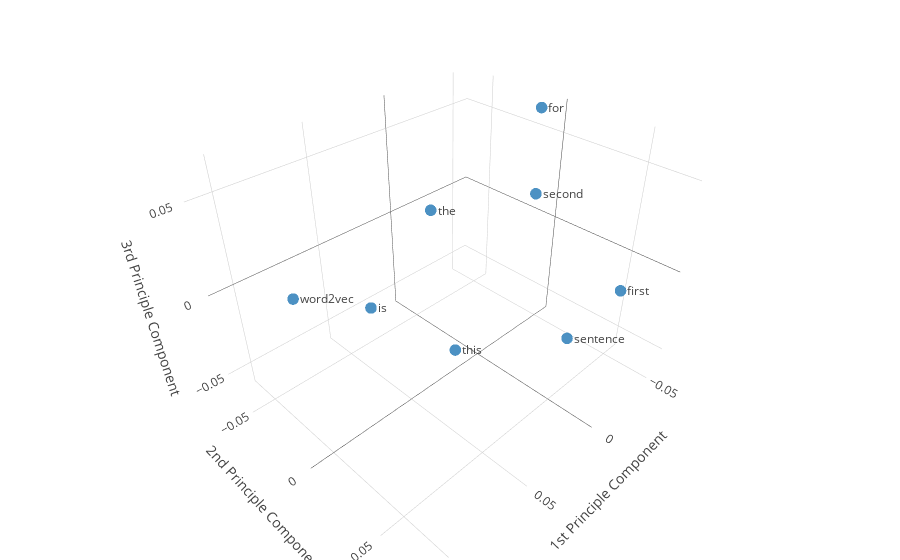

Notebook cell for this chart:
### Code cell
trace1 = go.Scatter3d(x=pca_result_df["x"], y=pca_result_df["y"], z=pca_result_df["z"],
                      mode='markers', marker={"size": 4, "opacity": 0.8},
                      text=pca_result_df["word"])
data = [trace1]

layout = go.Layout(margin={"l": 0, "r": 0, "b": 0, "t": 0}, 
                   scene={"xaxis": {"title": "1st Principle Component"}, 
                          "yaxis": {"title": "2nd Principle Component"}, 
                          "zaxis": {"title": "3rd Principle Component"},
                          "annotations": [{"showarrow": False,
                                           "x": row["x"],
                                           "y": row["y"],
                                           "z": row["z"],
                                           "text": row["word"],
                                           "xanchor": "left",
                                           "xshift": 5,
                                           "opacity": 1} for _, row in pca_result_df.iterrows()]})

iplot(go.Figure(data=data, layout=layout))

### Figure 1 — Plotly figure (JSON) as saved in the notebook; plotly's stock layout.template omitted (floating-point values rounded to 4 significant figures)
{"data": [{"marker": {"opacity": 0.8, "size": 4}, "mode": "markers", "text": ["this", "is", "the", "first", "sentence", "for", "word2vec", "second"], "type": "scatter3d", "x": [0.04287, 0.03839, -0.02689, -0.01239, -0.04231, -0.05137, 0.1081, -0.05639], "y": [0.0245, -0.04399, -0.06497, 0.07318, 0.02993, -0.008007, 0.0003218, -0.01096], "z": [-0.01899, -0.03403, -0.007985, 0.01184, -0.05951, 0.06396, 0.03247, 0.01224]}], "layout": {"margin": {"b": 0, "l": 0, "r": 0, "t": 0}, "scene": {"annotations": [{"opacity": 1, "showarrow": false, "text": "this", "x": 0.04287, "xanchor": "left", "xshift": 5, "y": 0.0245, "z": -0.01899}, {"opacity": 1, "showarrow": false, "text": "is", "x": 0.03839, "xanchor": "left", "xshift": 5, "y": -0.04399, "z": -0.03403}, {"opacity": 1, "showarrow": false, "text": "the", "x": -0.02689, "xanchor": "left", "xshift": 5, "y": -0.06497, "z": -0.007985}, {"opacity": 1, "showarrow": false, "text": "first", "x": -0.01239, "xanchor": "left", "xshift": 5, "y": 0.07318, "z": 0.01184}, {"opacity": 1, "showarrow": false, "text": "sentence", "x": -0.04231, "xanchor": "left", "xshift": 5, "y": 0.02993, "z": -0.05951}, {"opacity": 1, "showarrow": false, "text": "for", "x": -0.05137, "xanchor": "left", "xshift": 5, "y": -0.008007, "z": 0.06396}, {"opacity": 1, "showarrow": false, "text": "word2vec", "x": 0.1081, "xanchor": "left", "xshift": 5, "y": 0.0003218, "z": 0.03247}, {"opacity": 1, "showarrow": false, "text": "second", "x": -0.05639, "xanchor": "left", "xshift": 5, "y": -0.01096, "z": 0.01224}], "xaxis": {"title": "1st Principle Component"}, "yaxis": {"title": "2nd Principle Component"}, "zaxis": {"title": "3rd Principle Component"}}}}
